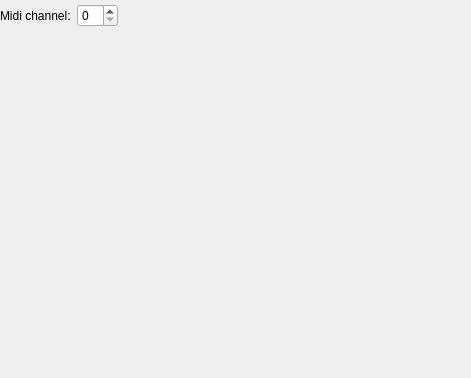
<ui version="4.0" >
 <class>uiVoiceProperties</class>
 <widget class="QWidget" name="uiVoiceProperties" >
  <property name="geometry" >
   <rect>
    <x>0</x>
    <y>0</y>
    <width>471</width>
    <height>378</height>
   </rect>
  </property>
  <property name="windowTitle" >
   <string>Voice properties</string>
  </property>
  <widget class="QWidget" name="layoutWidget" >
   <property name="geometry" >
    <rect>
     <x>0</x>
     <y>0</y>
     <width>471</width>
     <height>31</height>
    </rect>
   </property>
   <layout class="QHBoxLayout" >
    <item>
     <widget class="QLabel" name="uiMidiChanneLabel" >
      <property name="text" >
       <string>Midi channel:</string>
      </property>
     </widget>
    </item>
    <item>
     <widget class="QSpinBox" name="uiMidiChannel" >
      <property name="maximum" >
       <number>15</number>
      </property>
     </widget>
    </item>
    <item>
     <spacer>
      <property name="orientation" >
       <enum>Qt::Horizontal</enum>
      </property>
      <property name="sizeType" >
       <enum>QSizePolicy::MinimumExpanding</enum>
      </property>
      <property name="sizeHint" >
       <size>
        <width>40</width>
        <height>20</height>
       </size>
      </property>
     </spacer>
    </item>
   </layout>
  </widget>
 </widget>
 <resources/>
 <connections/>
</ui>
